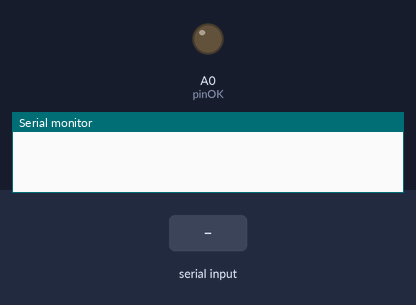
Recording of a sketch running on a simulated Arduino Uno, built with avr-gcc and run on an emulated ATmega328P. Shown: output pins drawn as LEDs (lit = HIGH), the last lines printed to the serial monitor. The test bench sets the inputs (shaded band).

Above: at 1.2 s.
1.3 s: "O\n" received over Serial
At 2.2 s:
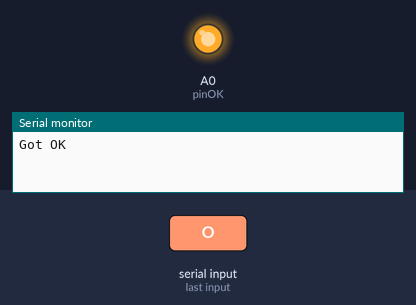
Timing chart, 0 to 4.3 s (numbered marks = the images above; inputs shaded):
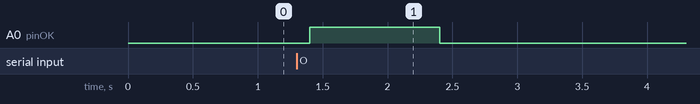

Measured:
- after the input at 1.3 s, A0 (pinOK): LOW → HIGH after 0.10 s, → LOW 1.0 s later

The sketch:

trigger_relay.ino
```cpp
#include <SPI.h>
const byte pinOK = A0;


String inputString = "";         // a String to hold incoming data
boolean isStringComplete = false;

byte state = 0;
byte lastState = 0;

void setup() {
  pinMode(pinOK, OUTPUT);

  Serial.begin(9600);
}

void loop()
{
  if(isStringComplete)
  {
  	if (inputString == "O")
  	{
  	  Serial.println("Got OK");
  	  state = 21;
  	}
  	else
  	{
  	  state = 0;
  	}
  	inputString = "";
  	isStringComplete = false;
  }

  switch (state)
  {
    case 21:
      digitalWrite(pinOK, HIGH);
      digitalWrite(13, HIGH);
      delay(1000);
      digitalWrite(pinOK, LOW);
      digitalWrite(13, LOW);
      Serial.println("OK->Relay");
      state = 0;
      break;

  }
  delay(100);
}

void serialEvent()
{
  while (Serial.available())
  {
    // get the new byte:
    char c = (char)Serial.read();

    if (c != '\n')
    {
      inputString += c;
    }
    else
    {
      isStringComplete = true;
    }
  }
}
```
